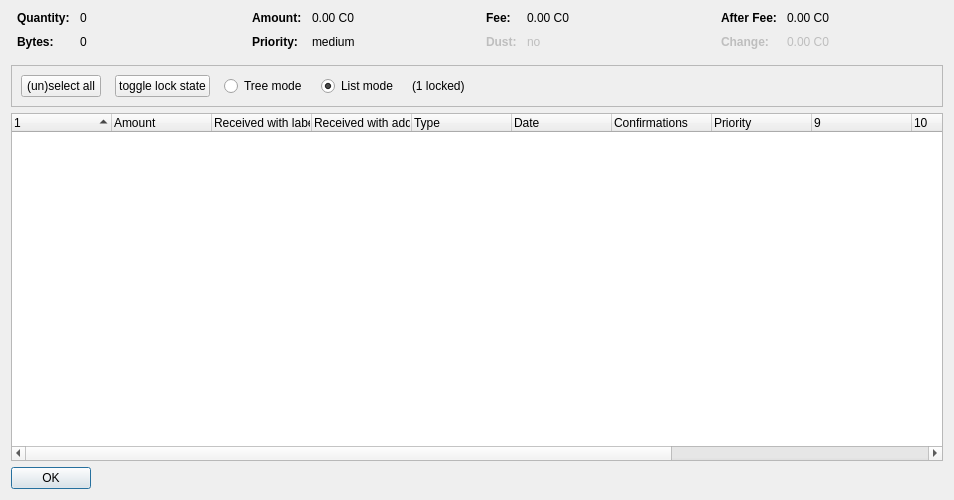
<?xml version="1.0" encoding="UTF-8"?>
<ui version="4.0">
 <class>CoinControlDialog</class>
 <widget class="QDialog" name="CoinControlDialog">
  <property name="geometry">
   <rect>
    <x>0</x>
    <y>0</y>
    <width>954</width>
    <height>500</height>
   </rect>
  </property>
  <property name="windowTitle">
   <string>Coin Selection</string>
  </property>
  <layout class="QVBoxLayout" name="verticalLayout">
   <item>
    <layout class="QHBoxLayout" name="horizontalLayoutTop" stretch="0,0,0,0">
     <property name="topMargin">
      <number>0</number>
     </property>
     <property name="bottomMargin">
      <number>10</number>
     </property>
     <item>
      <layout class="QFormLayout" name="formLayoutCoinControl1">
       <property name="horizontalSpacing">
        <number>10</number>
       </property>
       <property name="verticalSpacing">
        <number>10</number>
       </property>
       <property name="leftMargin">
        <number>6</number>
       </property>
       <property name="rightMargin">
        <number>6</number>
       </property>
       <item row="0" column="0">
        <widget class="QLabel" name="labelCoinControlQuantityText">
         <property name="font">
          <font>
           <weight>75</weight>
           <bold>true</bold>
          </font>
         </property>
         <property name="text">
          <string>Quantity:</string>
         </property>
        </widget>
       </item>
       <item row="0" column="1">
        <widget class="QLabel" name="labelCoinControlQuantity">
         <property name="cursor">
          <cursorShape>IBeamCursor</cursorShape>
         </property>
         <property name="contextMenuPolicy">
          <enum>Qt::ActionsContextMenu</enum>
         </property>
         <property name="text">
          <string notr="true">0</string>
         </property>
         <property name="textInteractionFlags">
          <set>Qt::LinksAccessibleByMouse|Qt::TextSelectableByKeyboard|Qt::TextSelectableByMouse</set>
         </property>
        </widget>
       </item>
       <item row="1" column="0">
        <widget class="QLabel" name="labelCoinControlBytesText">
         <property name="font">
          <font>
           <weight>75</weight>
           <bold>true</bold>
          </font>
         </property>
         <property name="text">
          <string>Bytes:</string>
         </property>
        </widget>
       </item>
       <item row="1" column="1">
        <widget class="QLabel" name="labelCoinControlBytes">
         <property name="cursor">
          <cursorShape>IBeamCursor</cursorShape>
         </property>
         <property name="contextMenuPolicy">
          <enum>Qt::ActionsContextMenu</enum>
         </property>
         <property name="text">
          <string notr="true">0</string>
         </property>
         <property name="textInteractionFlags">
          <set>Qt::LinksAccessibleByMouse|Qt::TextSelectableByKeyboard|Qt::TextSelectableByMouse</set>
         </property>
        </widget>
       </item>
      </layout>
     </item>
     <item>
      <layout class="QFormLayout" name="formLayoutCoinControl2">
       <property name="horizontalSpacing">
        <number>10</number>
       </property>
       <property name="verticalSpacing">
        <number>10</number>
       </property>
       <property name="leftMargin">
        <number>6</number>
       </property>
       <property name="rightMargin">
        <number>6</number>
       </property>
       <item row="0" column="0">
        <widget class="QLabel" name="labelCoinControlAmountText">
         <property name="font">
          <font>
           <weight>75</weight>
           <bold>true</bold>
          </font>
         </property>
         <property name="text">
          <string>Amount:</string>
         </property>
        </widget>
       </item>
       <item row="0" column="1">
        <widget class="QLabel" name="labelCoinControlAmount">
         <property name="cursor">
          <cursorShape>IBeamCursor</cursorShape>
         </property>
         <property name="contextMenuPolicy">
          <enum>Qt::ActionsContextMenu</enum>
         </property>
         <property name="text">
          <string notr="true">0.00 C0</string>
         </property>
         <property name="textInteractionFlags">
          <set>Qt::LinksAccessibleByMouse|Qt::TextSelectableByKeyboard|Qt::TextSelectableByMouse</set>
         </property>
        </widget>
       </item>
       <item row="1" column="0">
        <widget class="QLabel" name="labelCoinControlPriorityText">
         <property name="font">
          <font>
           <weight>75</weight>
           <bold>true</bold>
          </font>
         </property>
         <property name="text">
          <string>Priority:</string>
         </property>
        </widget>
       </item>
       <item row="1" column="1">
        <widget class="QLabel" name="labelCoinControlPriority">
         <property name="cursor">
          <cursorShape>IBeamCursor</cursorShape>
         </property>
         <property name="contextMenuPolicy">
          <enum>Qt::ActionsContextMenu</enum>
         </property>
         <property name="text">
          <string>medium</string>
         </property>
         <property name="textInteractionFlags">
          <set>Qt::LinksAccessibleByMouse|Qt::TextSelectableByKeyboard|Qt::TextSelectableByMouse</set>
         </property>
        </widget>
       </item>
      </layout>
     </item>
     <item>
      <layout class="QFormLayout" name="formLayoutCoinControl3">
       <property name="horizontalSpacing">
        <number>10</number>
       </property>
       <property name="verticalSpacing">
        <number>10</number>
       </property>
       <property name="leftMargin">
        <number>6</number>
       </property>
       <property name="rightMargin">
        <number>6</number>
       </property>
       <item row="0" column="0">
        <widget class="QLabel" name="labelCoinControlFeeText">
         <property name="font">
          <font>
           <weight>75</weight>
           <bold>true</bold>
          </font>
         </property>
         <property name="text">
          <string>Fee:</string>
         </property>
        </widget>
       </item>
       <item row="0" column="1">
        <widget class="QLabel" name="labelCoinControlFee">
         <property name="cursor">
          <cursorShape>IBeamCursor</cursorShape>
         </property>
         <property name="contextMenuPolicy">
          <enum>Qt::ActionsContextMenu</enum>
         </property>
         <property name="text">
          <string notr="true">0.00 C0</string>
         </property>
         <property name="textInteractionFlags">
          <set>Qt::LinksAccessibleByMouse|Qt::TextSelectableByKeyboard|Qt::TextSelectableByMouse</set>
         </property>
        </widget>
       </item>
       <item row="1" column="0">
        <widget class="QLabel" name="labelCoinControlLowOutputText">
         <property name="enabled">
          <bool>false</bool>
         </property>
         <property name="font">
          <font>
           <weight>75</weight>
           <bold>true</bold>
          </font>
         </property>
         <property name="text">
          <string>Dust:</string>
         </property>
        </widget>
       </item>
       <item row="1" column="1">
        <widget class="QLabel" name="labelCoinControlLowOutput">
         <property name="enabled">
          <bool>false</bool>
         </property>
         <property name="cursor">
          <cursorShape>IBeamCursor</cursorShape>
         </property>
         <property name="contextMenuPolicy">
          <enum>Qt::ActionsContextMenu</enum>
         </property>
         <property name="text">
          <string>no</string>
         </property>
         <property name="textInteractionFlags">
          <set>Qt::LinksAccessibleByMouse|Qt::TextSelectableByKeyboard|Qt::TextSelectableByMouse</set>
         </property>
        </widget>
       </item>
      </layout>
     </item>
     <item>
      <layout class="QFormLayout" name="formLayoutCoinControl4">
       <property name="horizontalSpacing">
        <number>10</number>
       </property>
       <property name="verticalSpacing">
        <number>10</number>
       </property>
       <property name="leftMargin">
        <number>6</number>
       </property>
       <property name="rightMargin">
        <number>6</number>
       </property>
       <item row="0" column="0">
        <widget class="QLabel" name="labelCoinControlAfterFeeText">
         <property name="font">
          <font>
           <weight>75</weight>
           <bold>true</bold>
          </font>
         </property>
         <property name="text">
          <string>After Fee:</string>
         </property>
        </widget>
       </item>
       <item row="0" column="1">
        <widget class="QLabel" name="labelCoinControlAfterFee">
         <property name="cursor">
          <cursorShape>IBeamCursor</cursorShape>
         </property>
         <property name="contextMenuPolicy">
          <enum>Qt::ActionsContextMenu</enum>
         </property>
         <property name="text">
          <string notr="true">0.00 C0</string>
         </property>
         <property name="textInteractionFlags">
          <set>Qt::LinksAccessibleByMouse|Qt::TextSelectableByKeyboard|Qt::TextSelectableByMouse</set>
         </property>
        </widget>
       </item>
       <item row="1" column="0">
        <widget class="QLabel" name="labelCoinControlChangeText">
         <property name="enabled">
          <bool>false</bool>
         </property>
         <property name="font">
          <font>
           <weight>75</weight>
           <bold>true</bold>
          </font>
         </property>
         <property name="text">
          <string>Change:</string>
         </property>
        </widget>
       </item>
       <item row="1" column="1">
        <widget class="QLabel" name="labelCoinControlChange">
         <property name="enabled">
          <bool>false</bool>
         </property>
         <property name="cursor">
          <cursorShape>IBeamCursor</cursorShape>
         </property>
         <property name="contextMenuPolicy">
          <enum>Qt::ActionsContextMenu</enum>
         </property>
         <property name="text">
          <string notr="true">0.00 C0</string>
         </property>
         <property name="textInteractionFlags">
          <set>Qt::LinksAccessibleByMouse|Qt::TextSelectableByKeyboard|Qt::TextSelectableByMouse</set>
         </property>
        </widget>
       </item>
      </layout>
     </item>
    </layout>
   </item>
   <item>
    <widget class="QFrame" name="frame">
     <property name="minimumSize">
      <size>
       <width>0</width>
       <height>40</height>
      </size>
     </property>
     <property name="frameShape">
      <enum>QFrame::StyledPanel</enum>
     </property>
     <property name="frameShadow">
      <enum>QFrame::Sunken</enum>
     </property>
     <layout class="QHBoxLayout" name="horizontalLayout">
      <item>
       <layout class="QHBoxLayout" name="horizontalLayoutPanel" stretch="0,0,0,0,0,0">
        <property name="spacing">
         <number>14</number>
        </property>
        <item>
         <widget class="QPushButton" name="pushButtonSelectAll">
          <property name="sizePolicy">
           <sizepolicy hsizetype="Maximum" vsizetype="Fixed">
            <horstretch>0</horstretch>
            <verstretch>0</verstretch>
           </sizepolicy>
          </property>
          <property name="text">
           <string>(un)select all</string>
          </property>
          <property name="autoDefault">
           <bool>false</bool>
          </property>
         </widget>
        </item>
        <item>
         <widget class="QPushButton" name="pushButtonToggleLock">
          <property name="sizePolicy">
           <sizepolicy hsizetype="Maximum" vsizetype="Fixed">
            <horstretch>0</horstretch>
            <verstretch>0</verstretch>
           </sizepolicy>
          </property>
          <property name="text">
           <string>toggle lock state</string>
          </property>
          <property name="autoDefault">
           <bool>false</bool>
          </property>
         </widget>
        </item>
        <item>
         <widget class="QRadioButton" name="radioTreeMode">
          <property name="sizePolicy">
           <sizepolicy hsizetype="Maximum" vsizetype="Fixed">
            <horstretch>0</horstretch>
            <verstretch>0</verstretch>
           </sizepolicy>
          </property>
          <property name="text">
           <string>Tree mode</string>
          </property>
         </widget>
        </item>
        <item>
         <widget class="QRadioButton" name="radioListMode">
          <property name="sizePolicy">
           <sizepolicy hsizetype="Maximum" vsizetype="Fixed">
            <horstretch>0</horstretch>
            <verstretch>0</verstretch>
           </sizepolicy>
          </property>
          <property name="text">
           <string>List mode</string>
          </property>
          <property name="checked">
           <bool>true</bool>
          </property>
         </widget>
        </item>
        <item>
         <widget class="QLabel" name="labelLocked">
          <property name="text">
           <string>(1 locked)</string>
          </property>
         </widget>
        </item>
        <item>
         <spacer name="horizontalSpacer">
          <property name="orientation">
           <enum>Qt::Horizontal</enum>
          </property>
          <property name="sizeHint" stdset="0">
           <size>
            <width>40</width>
            <height>20</height>
           </size>
          </property>
         </spacer>
        </item>
       </layout>
      </item>
     </layout>
    </widget>
   </item>
   <item>
    <widget class="CoinControlTreeWidget" name="treeWidget">
     <property name="contextMenuPolicy">
      <enum>Qt::CustomContextMenu</enum>
     </property>
     <property name="sortingEnabled">
      <bool>false</bool>
     </property>
     <property name="columnCount">
      <number>13</number>
     </property>
     <attribute name="headerShowSortIndicator" stdset="0">
      <bool>true</bool>
     </attribute>
     <attribute name="headerStretchLastSection">
      <bool>false</bool>
     </attribute>
     <column>
      <property name="text">
       <string/>
      </property>
     </column>
     <column>
      <property name="text">
       <string>Amount</string>
      </property>
     </column>
     <column>
      <property name="text">
       <string>Received with label</string>
      </property>
     </column>
     <column>
      <property name="text">
       <string>Received with address</string>
      </property>
     </column>
     <column>
      <property name="text">
       <string>Type</string>
      </property>
     </column>
     <column>
      <property name="text">
       <string>Date</string>
      </property>
     </column>
     <column>
      <property name="text">
       <string>Confirmations</string>
      </property>
      <property name="toolTip">
       <string>Confirmed</string>
      </property>
     </column>
     <column>
      <property name="text">
       <string>Priority</string>
      </property>
     </column>
     <column>
      <property name="text">
       <string/>
      </property>
     </column>
     <column>
      <property name="text">
       <string/>
      </property>
     </column>
     <column>
      <property name="text">
       <string/>
      </property>
     </column>
     <column>
      <property name="text">
       <string/>
      </property>
     </column>
     <column>
      <property name="text">
       <string/>
      </property>
     </column>
    </widget>
   </item>
   <item>
    <widget class="QDialogButtonBox" name="buttonBox">
     <property name="sizePolicy">
      <sizepolicy hsizetype="Maximum" vsizetype="Fixed">
       <horstretch>0</horstretch>
       <verstretch>0</verstretch>
      </sizepolicy>
     </property>
     <property name="orientation">
      <enum>Qt::Horizontal</enum>
     </property>
     <property name="standardButtons">
      <set>QDialogButtonBox::Ok</set>
     </property>
    </widget>
   </item>
  </layout>
 </widget>
 <customwidgets>
  <customwidget>
   <class>CoinControlTreeWidget</class>
   <extends>QTreeWidget</extends>
   <header>coincontroltreewidget.h</header>
  </customwidget>
 </customwidgets>
 <resources/>
 <connections/>
</ui>
